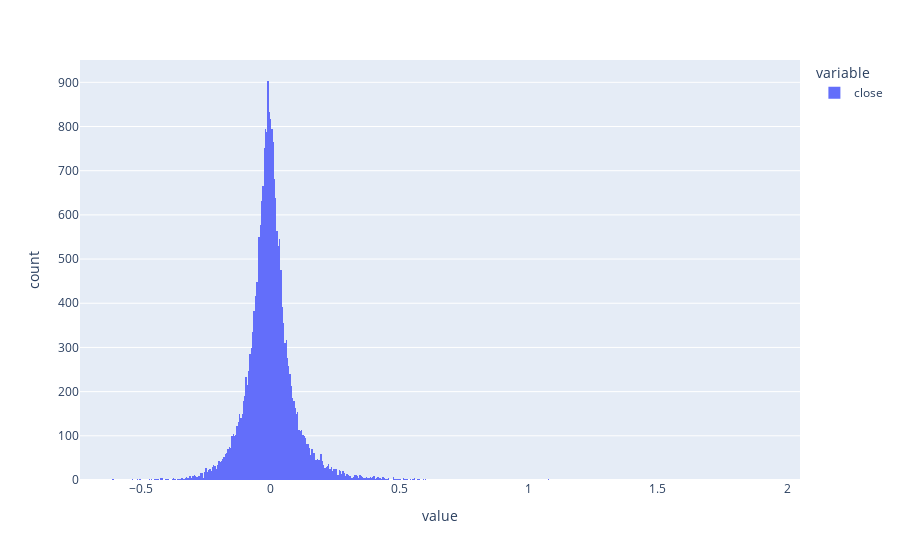

The cell this chart's notebook holds for it:
### Code cell
px.histogram(prod-1)

### Figure 1 — Plotly figure (JSON) as saved in the notebook; plotly's stock layout.template omitted (floating-point values rounded to 4 significant figures; data arrays with more than 128 entries replaced by an {"elided": "..."} marker saying what was removed)
{"data": [{"alignmentgroup": "True", "bingroup": "x", "hovertemplate": "variable=close<br>value=%{x}<br>count=%{y}<extra></extra>", "legendgroup": "close", "marker": {"color": "#636efa", "pattern": {"shape": ""}}, "name": "close", "offsetgroup": "close", "orientation": "v", "showlegend": true, "type": "histogram", "x": {"elided": "23449 float values"}, "xaxis": "x", "yaxis": "y"}], "layout": {"barmode": "relative", "legend": {"title": {"text": "variable"}, "tracegroupgap": 0}, "margin": {"t": 60}, "xaxis": {"anchor": "y", "domain": [0, 1], "title": {"text": "value"}}, "yaxis": {"anchor": "x", "domain": [0, 1], "title": {"text": "count"}}}}
